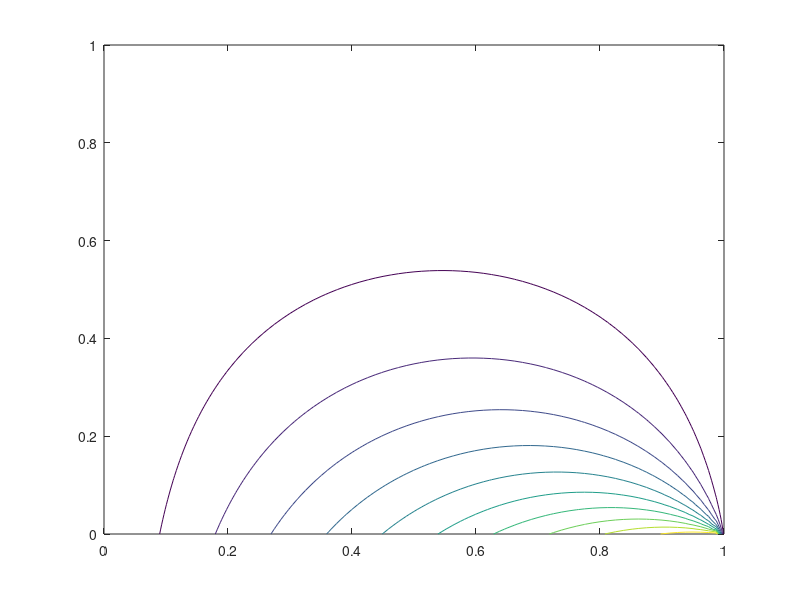
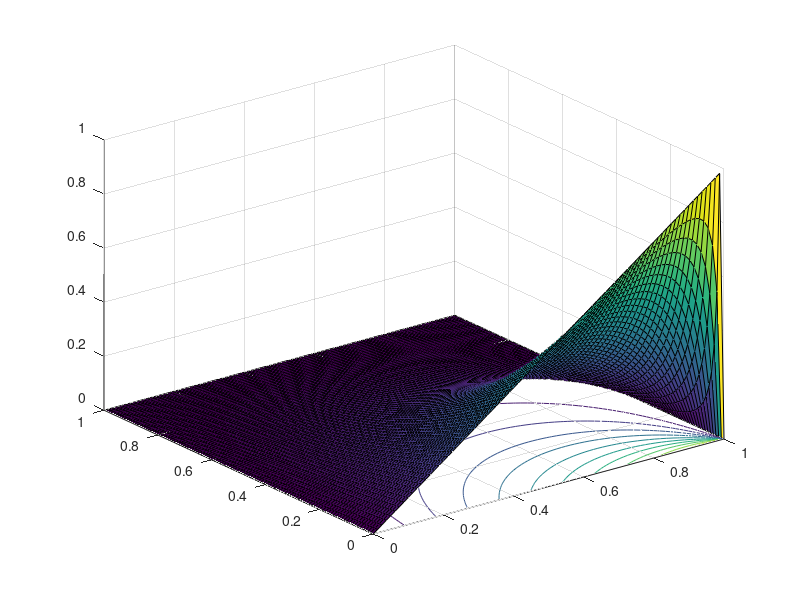
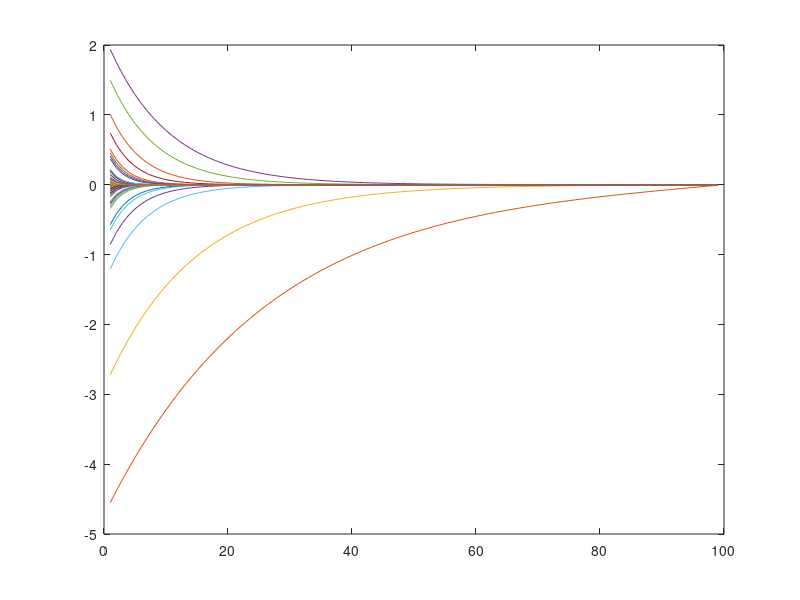

MATLAB code to generate these figures, in order:
clear,clc;
clear all;

nr = 80; % number of grids in the r direction
nz = 100; % nuber of grids in the z direction
h = 1; % height of the container 
a = 1; % radius of the container the 
% use the length scale a to diagonlize lengths this should give (h/a)
dr = 1/(nr); % small values of r between points
dz = (h/a)/(nz); % small values of z between points
n = nr-1; % interior in the r direction
m = nz-1; % interior in the z direction

% diagonal part of the matrix A for the r part of the PDE
for i = 1:n
    A(i,i) = -2 -1/i.^2;
end
% lower diagonal of the matrix A for the r part of the PDE
for i = 2:n
    A(i,i-1) = 1-1/(2*i);
end

% upper diagonal of the matrix A for the r part of the PDE
for i  = 1:n-1
    A(i,i+1) = 1+1/(2*i);
end

A = A/(dr^2); % this is the complete matrix for the r part of the PDE

% diagonal matrix of B
for j = 1:m
    B(j,j) = -2;
end

% lower diagonal of matrix B
for j = 2:m
    B(j,j-1) = 1;
end

% upper diagonal of matrix B
for j = 1:m-1
    B(j,j+1) = 1;
end

B = B/(dz^2); % this is the complete matrix for B


F = zeros(n,m); % the forcing term

% first column is due to the boundary condition.
 for i = 1:n
     F(i,1) = dr*i;
 end
 F = -F/(dz^2);
 
 [Z,E] = eig(A);
 Zinv = inv(Z)';
 Ft = F';
H = Ft*Zinv; 
for i = 1:n
    v(:,i) = (B+E(i,i)*eye(m))\H(:,i);
end 
for i = 1:n
    bc(i) = i*dr;
end
U = Z*v';
bc = bc;
Q = zeros(nz+1,nr+1);
Q(2:nz,2:nr) = U';
Q(1,2:nr) = bc;
figure(1)
contour(0:dr:1,0:dz:1,Q)
figure(2)
surfc(0:dr:1,0:dz:1,Q)
figure(3)
plot(v)

